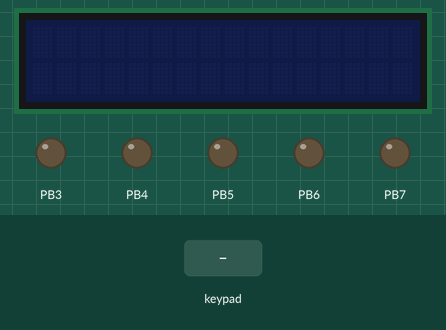
Bench run of a program on a simulated ATmega32, built with avr-gcc and emulated at 8 MHz. Parts: 16×2 character LCD, output pins drawn as LEDs (lit = HIGH). Wiring (inferred from the names in the program): 4×4 keypad with keys 7 8 9 / 4 5 6 * 1 2 3 - A 0 = +: rows PA0, PA1, PA2, PA3; columns PA4, PA5, PA6, PA7; character LCD (HD44780): RS PB0; R/W PB1; E PB2; data PC0, PC1, PC2, PC3, PC4, PC5, PC6, PC7. The inputs (shaded band) are chosen by the test bench. Pins used as bus, display or sensor lines are not drawn.

Above: at 1.2 s.
1.3 s: key 'A' pressed
At 1.65 s:
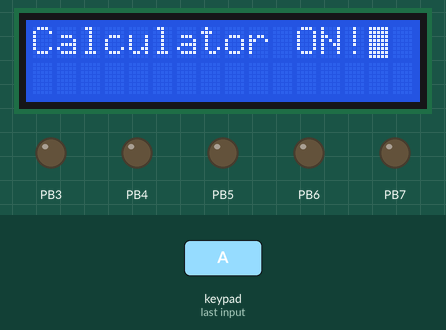
At 2.3 s:
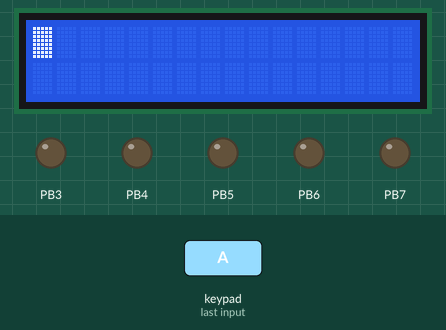
3.2 s: keypad keys 7 + 5 = pressed 0.4 s apart
At 5.6 s:
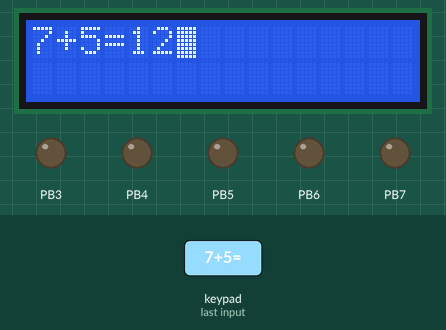
Timing chart, 0 to 7.1 s (numbered marks = the images above; inputs shaded):
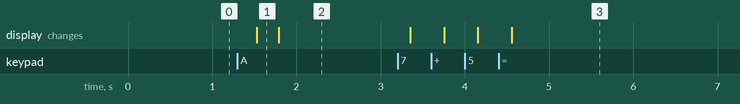

The program:

main.c
```c
#include<util/delay.h>

#include "../APPLICATION/APP.h"


int main(void)
{
	Calculator_Init();
	Calculator_start();
	while(1)
	{
		Application_start();
	}
}


/*
int main(void)
{
	u8 Local_pass='\0';
	u8 Password[4];
	u8 Counter=0;
	u8 UART_Counter=0;
	u8 flag=1;
	u8 Door_flag=1;
	u8 Received_data=0;
	u8 Received_data_2=0;
	KEYPAD_Init();
	CLCD_voidInit();
	USART_voidPinInit();
	USART_voidInit();
	while(1)
	{
		CLCD_voidSendString("Enter Password");
		CLCD_voidGoToXY(1,0);
		CLCD_voidSendString("To Open door");
		_delay_ms(2000);
		CLCD_voidClearDisplay();
		CLCD_voidSendString("Password:");
		while(flag==1)
		{
			while(Counter<=3)
			{
				Local_pass = KPD_u8GetPressedKey();
				while(Local_pass == '\0')
					{
						Local_pass = KPD_u8GetPressedKey();
					}
				CLCD_voidSendData(Local_pass);
				Password[Counter]=Local_pass;
				Counter++;
			}
				flag=0;
			}
		while(UART_Counter<=3)
			{
				if(Password[UART_Counter] != '\0')
				{
					USART_voidSend(Password[UART_Counter]);
					UART_Counter++;
				}
			}

			Received_data = USART_u8Receive();
			if(Received_data==1)
			{
				CLCD_voidClearDisplay();
				CLCD_voidSendString("Door is open");
				while(Door_flag==1)
				{
					Received_data_2= USART_u8Receive();
					if(Received_data_2==2)
					{
						CLCD_voidClearDisplay();
						CLCD_voidSendString("Door is Closed");
						Door_flag=0;
						_delay_ms(2000);
					}
				}
			}
			else if(Received_data==0)
			{
				CLCD_voidClearDisplay();
				CLCD_voidSendString("Wrong Password");
				_delay_ms(2000);
			}
			CLCD_voidClearDisplay();
			_delay_ms(2000);
			flag=1;
			UART_Counter=0;
			Counter=0;
			Door_flag=1;
	}

	CLCD_voidSendString("Enter Password");
	CLCD_voidGoToXY(1,0);
	CLCD_voidSendString("To Open door");
	_delay_ms(2000);
	CLCD_voidClearDisplay();
	CLCD_voidSendString("Password:");
	while(flag==1)
	{
		while(Counter<=3)
		{
			Local_pass = KPD_u8GetPressedKey();
			while(Local_pass == '\0')
				{
					Local_pass = KPD_u8GetPressedKey();
				}
			CLCD_voidSendData(Local_pass);
			Password[Counter]=Local_pass;
			Counter++;
		}
		flag=0;
	}
	while(UART_Counter<=3)
	{
		if(Password[UART_Counter] != '\0')
		{
			USART_voidSend(Password[UART_Counter]);
			UART_Counter++;
		}
	}

	Received_data = USART_u8Receive();
	if(Received_data==1)
	{
		CLCD_voidClearDisplay();
		CLCD_voidSendString("Door is open");
	}
	else if(Received_data==2)
	{
		CLCD_voidClearDisplay();
		CLCD_voidSendString("Door is Closed");
	}
	else
	{
		CLCD_voidClearDisplay();
		CLCD_voidSendString("Wrong Password");
	}

}
*/
```

APP.c
```c
#include "APP.h"
#include<util/delay.h>

/*Global variables*/


u8 Operation_type;
u8 Flag_1=1;
u8 Flag_2=1;
u8 Counter_1=0;
u8 Counter_2=0;
void Calculator_Init(void)
{
	KEYPAD_Init();
}

void Calculator_start(void)
{
	u8 Pressed_key='\0';
	while(Flag_1==1)
	{
		/*Check if the user press On on keypad then start Application*/
		do
			{
				Pressed_key=KPD_u8GetPressedKey();
			}while(Pressed_key=='\0');
			if(Pressed_key=='A')
			{
				CLCD_voidInit();
				CLCD_voidSendString("Calculator ON!");
				//CLCD_voidGoToXY(1,0);
			//	CLCD_SendNumber(123);
				_delay_ms(250);
				CLCD_voidClearDisplay();
				//Application_start();
				Flag_1=0;
			}
	}
}
void Application_start(void)
{
	u8 First_Operand[4]={0};
	u8 Second_Operand[4]={0};
	u16 Result=0;
	u8 Pressed_num_1='\0';
	u8 Pressed_num_2='\0';
	u8 Pressed_command='\0';
	/*Get First Number*/
	while(Flag_2==1)
	{
		do
		{
			Pressed_num_1=KPD_u8GetPressedKey();
		}while(Pressed_num_1=='\0');
		if(Pressed_num_1=='+'|| Pressed_num_1=='-'|| Pressed_num_1=='*'|| Pressed_num_1=='/') //check for operation sign
		{
			Operation_type=Pressed_num_1;
			CLCD_voidSendData(Pressed_num_1);
			break;
		}
		if(Pressed_num_1 == 'A') //check if the user want to restart application
		{
			CLCD_voidClearDisplay();
			Flag_2=0;
			break;
		}
		First_Operand[Counter_1]=Pressed_num_1;
		CLCD_SendNumber(Pressed_num_1);
		Counter_1++;
	}

	/*Get Second Number*/
	while(Flag_2==1)
	{
			do
			{
				Pressed_num_2=KPD_u8GetPressedKey();
			}while(Pressed_num_2=='\0');
			if(Pressed_num_2=='=') //check for equality sign to start calculations
			{
				CLCD_voidSendData(Pressed_num_2);
				break;
			}
			if(Pressed_num_2=='A') //check if the user want to restart application
			{
				CLCD_voidClearDisplay();
				Flag_2=0;
				break;
			}
			Second_Operand[Counter_2]=Pressed_num_2;
			CLCD_SendNumber(Pressed_num_2);
			Counter_2++;
	}

	/*Start the operation*/
	switch(Operation_type)
	{
		case '+':
			Result=Sum_Operation(First_Operand,Second_Operand,Counter_1,Counter_2);
			CLCD_SendNo(Result);
			break;
		case '-':
			Result=Sub_Operation(First_Operand,Second_Operand,Counter_1,Counter_2);
			CLCD_SendNo(Result);
			break;
		case '*':
			Result=Multiply_Operation(First_Operand,Second_Operand,Counter_1,Counter_2);
			CLCD_SendNo(Result);
			break;
		case '/':
			Result=Division_Operation(First_Operand,Second_Operand,Counter_1,Counter_2);
			CLCD_SendNo(Result);
			break;
	}
	/*Clear the used variables to avoid corruption data*/
	Result=0;
	Counter_1=0;
	Counter_2=0;
	/*Press clear button to clear display*/
	while(Flag_2==1)
	{
		do
		{
			Pressed_command=KPD_u8GetPressedKey();
		}while(Pressed_command=='\0');
		if(Pressed_command=='A')
		{
			CLCD_voidClearDisplay();
			break;
		}
	}
	/*when flag 2 = 0 then we are going to restart the Application again*/
	while(Flag_2==0)
	{
		Pressed_num_1=0;
		Pressed_num_2=0;
		Pressed_command=0;
		First_Operand[4]=0;
		Second_Operand[4]=0;
		CLCD_voidClearDisplay();
		Flag_2=1;
	}
}


/*Functions Operations*/
u16 Sum_Operation(u8 No_1[],u8 No_2[],u8 Counter_1,u8 Counter_2)
{
	u16 Number1=No_1[0];
	u16 Number2=No_2[0];
	u16 result=0;
	/*Get First Number*/
	for(u8 Counter=1;Counter<Counter_1;Counter++)
	{
		Number1= Number1*10+No_1[Counter];
	}
	/*Get Second Number*/
	for(u8 Counter=1;Counter<Counter_2;Counter++)
	{
		Number2= Number2*10+No_1[Counter];
	}
	/*Operation*/
	result= Number1+Number2;
	return result;
}
u16 Sub_Operation(u8 No_1[],u8 No_2[],u8 Counter_1,u8 Counter_2)
{
	u16 Number1=No_1[0];
	u16 Number2=No_2[0];
	u16 result=0;
	/*Get First Number*/
	for(u8 Counter=1;Counter<Counter_1;Counter++)
	{
		Number1= Number1*10+No_1[Counter];
	}
	/*Get Second Number*/
	for(u8 Counter=1;Counter<Counter_2;Counter++)
	{
		Number2= Number2*10+No_1[Counter];
	}
	/*Operation*/
	result= Number1-Number2;
	return result;
}
u16 Multiply_Operation(u8 No_1[],u8 No_2[],u8 Counter_1,u8 Counter_2)
{
	u16 Number1=No_1[0];
		u16 Number2=No_2[0];
		u16 result=0;
		/*Get First Number*/
		for(u8 Counter=1;Counter<Counter_1;Counter++)
		{
			Number1= Number1*10+No_1[Counter];
		}
		/*Get Second Number*/
		for(u8 Counter=1;Counter<Counter_2;Counter++)
		{
			Number2= Number2*10+No_1[Counter];
		}
		/*Operation*/
		result= Number1*Number2;
		return result;
}
u16 Division_Operation(u8 No_1[],u8 No_2[],u8 Counter_1,u8 Counter_2)
{
	u16 Number1=No_1[0];
		u16 Number2=No_2[0];
		u16 result=0;
		/*Get First Number*/
		for(u8 Counter=1;Counter<Counter_1;Counter++)
		{
			Number1= Number1*10+No_1[Counter];
		}
		/*Get Second Number*/
		for(u8 Counter=1;Counter<Counter_2;Counter++)
		{
			Number2= Number2*10+No_1[Counter];
		}
		/*Operation*/
		result= Number1/Number2;
		return result;

}
```

APP.h
```c
/*
 * APP.h
 *
 *  Created on: Jan 4, 2023
 *      Author: Dell
 */
#include"../COMMON/Bit_wise.h"
#include"../COMMON/STD_Types.h"
#include"../MCAL/DIO/DIO_Header/DIO_Interface.h"
#include"../HAL/Keypad/Keypad_interface.h"
#include"../HAL/LCD/CLCD_Interface.h"
#include<util/delay.h>

#ifndef APPLICATION_APP_H_
#define APPLICATION_APP_H_

void Calculator_Init(void);

void Calculator_start(void);

void Application_start(void);


u16 Sum_Operation(u8 No_1[],u8 No_2[],u8 Counter_1,u8 Counter_2);
u16 Sub_Operation(u8 No_1[],u8 No_2[],u8 Counter_1,u8 Counter_2);
u16 Multiply_Operation(u8 No_1[],u8 No_2[],u8 Counter_1,u8 Counter_2);
u16 Division_Operation(u8 No_1[],u8 No_2[],u8 Counter_1,u8 Counter_2);

#endif /* APPLICATION_APP_H_ */
```

Bit_wise.h
```c
/*
 * Bit_wise.h
 *
 *  Created on: Oct 21, 2022
 *      Author: Dell
 */

#ifndef  COMMON_BIT_WISE_H_
#define  COMMON_BIT_WISE_H_

#define SET_BIT(Register,Bit_No) (Register |=(1<<Bit_No))
#define CLR_BIT(Register,Bit_No) (Register &=(~(1<<Bit_No)))
#define TOG_BIT(Register,Bit_No) (Register ^=(1<<Bit_No))
#define GET_BIT(Register,Bit_No) ((Register>>Bit_No)&0x01)

#endif  /*COMMON_BIT_WISE_H_ */
```

Keypad_config.h
```c
/*
 * Keypad_config.h
 *
 *  Created on: Dec 27, 2022
 *      Author: Dell
 */

#ifndef HAL_KEYPAD_KEYPAD_CONFIG_H_
#define HAL_KEYPAD_KEYPAD_CONFIG_H_

#define KPD_PORT     DIO_u8PORTA

#define KPD_COLUMN0_PIN       DIO_u8PIN4
#define KPD_COLUMN1_PIN       DIO_u8PIN5
#define KPD_COLUMN2_PIN       DIO_u8PIN6
#define KPD_COLUMN3_PIN       DIO_u8PIN7


#define KPD_ROW0_PIN          DIO_u8PIN0
#define KPD_ROW1_PIN          DIO_u8PIN1
#define KPD_ROW2_PIN          DIO_u8PIN2
#define KPD_ROW3_PIN          DIO_u8PIN3

#define NOT_PRESSED  '\0'

#define KPD_ARR_VALUES      {{1,2,3,4},{5,6,7,8},{9,10,11,12},{13,14,15,16}}


#endif /* HAL_KEYPAD_KEYPAD_CONFIG_H_ */
```

CLCD_Config.h
```c
/*
 * LCD_Config.h
 *
 *  Created on: Dec 28, 2022
 *      Author: Dell
 */

#ifndef HAL_LCD_CLCD_CONFIG_H_
#define HAL_LCD_CLCD_CONFIG_H_

#define CLCD_DATA_PORT         DIO_u8PORTC

#define CLCD_CTRL_PORT         DIO_u8PORTB

#define CLCD_RS_PIN            DIO_u8PIN0
#define CLCD_RW_PIN            DIO_u8PIN1
#define CLCD_E_PIN             DIO_u8PIN2


#endif /* HAL_LCD_CLCD_CONFIG_H_ */
```

Keypad_interface.h
```c
/*
 * Keypad_interface.h
 *
 *  Created on: Dec 27, 2022
 *      Author: Dell
 */

#ifndef HAL_KEYPAD_KEYPAD_INTERFACE_H_
#define HAL_KEYPAD_KEYPAD_INTERFACE_H_

char KPD_u8GetPressedKey(void);

void KEYPAD_Init(void);

#endif /* HAL_KEYPAD_KEYPAD_INTERFACE_H_ */
```

Keypad_prorgram.c
```c
#include"../../COMMON/STD_Types.h"

#include"../../MCAL/DIO/DIO_Header/DIO_Interface.h"
//#include"../../MCAL/PORT/PORT_Header/PORT_Interface.h"
#include"Keypad_config.h"
#include"Keypad_interface.h"
#include"Keypad_private.h"
#include<util/delay.h>

void KEYPAD_Init(void)
{
	/*Define Row bins as Input*/
	DIO_u8SetPinDirection(DIO_u8PORTA,DIO_u8PIN0,DIO_u8PIN_INPUT);
	DIO_u8SetPinDirection(DIO_u8PORTA,DIO_u8PIN1,DIO_u8PIN_INPUT);
	DIO_u8SetPinDirection(DIO_u8PORTA,DIO_u8PIN2,DIO_u8PIN_INPUT);
	DIO_u8SetPinDirection(DIO_u8PORTA,DIO_u8PIN3,DIO_u8PIN_INPUT);
	/*Define column pins as OUTPUT*/
	DIO_u8SetPinDirection(DIO_u8PORTA,DIO_u8PIN4,DIO_u8PIN_OUTPUT);
	DIO_u8SetPinDirection(DIO_u8PORTA,DIO_u8PIN5,DIO_u8PIN_OUTPUT);
	DIO_u8SetPinDirection(DIO_u8PORTA,DIO_u8PIN6,DIO_u8PIN_OUTPUT);
	DIO_u8SetPinDirection(DIO_u8PORTA,DIO_u8PIN7,DIO_u8PIN_OUTPUT);
	/*Define Row bins as pulled up*/
	DIO_u8SetPinValue(DIO_u8PORTA,DIO_u8PIN0,DIO_u8PIN_HIGH);
	DIO_u8SetPinValue(DIO_u8PORTA,DIO_u8PIN1,DIO_u8PIN_HIGH);
	DIO_u8SetPinValue(DIO_u8PORTA,DIO_u8PIN2,DIO_u8PIN_HIGH);
	DIO_u8SetPinValue(DIO_u8PORTA,DIO_u8PIN3,DIO_u8PIN_HIGH);
	/*Define Columns pins as High*/
	DIO_u8SetPinValue(DIO_u8PORTA,DIO_u8PIN4,DIO_u8PIN_HIGH);
	DIO_u8SetPinValue(DIO_u8PORTA,DIO_u8PIN5,DIO_u8PIN_HIGH);
	DIO_u8SetPinValue(DIO_u8PORTA,DIO_u8PIN6,DIO_u8PIN_HIGH);
	DIO_u8SetPinValue(DIO_u8PORTA,DIO_u8PIN7,DIO_u8PIN_HIGH);
}


char KPD_u8GetPressedKey(void)
{
	char Local_u8PressedKey=NOT_PRESSED;
	u8 Local_u8ColumnIndex;
	u8 Local_u8RowIndex;
	//u8 Local_u8Pinstate;
	static u8 Local_u8KPDArr[4][4]={{7,8,9,'/'},{4,5,6,'*'},{1,2,3,'-'},{'A',0,'=','+'}};
	static u8 Local_u8KPDColumnArr[4]={4,5,6,7};
	static u8 Local_u8KPDRowArr[4]={0,1,2,3};

	//DIO_u8SetPinDirection(DIO_u8PORTC,DIO_u8PIN3,DIO_u8PIN_OUTPUT);

	for(Local_u8ColumnIndex=0;Local_u8ColumnIndex<4;Local_u8ColumnIndex++)
	{
		/*De-Activate current column*/
		DIO_u8SetPinValue(DIO_u8PORTA,Local_u8KPDColumnArr[Local_u8ColumnIndex],DIO_u8PIN_LOW);

		/*Check rows*/
		for(Local_u8RowIndex=0;Local_u8RowIndex<4;Local_u8RowIndex++)
		{
			/*Read current row*/
			//Local_u8Pinstate= DIO_u8GetPinValue(KPD_PORT,Local_u8KPDRowArr[Local_u8RowIndex]);
			/*check if switch is pressed*/
			if(DIO_u8GetPinValue(DIO_u8PORTA,Local_u8KPDRowArr[Local_u8RowIndex]) == DIO_u8PIN_LOW)
			{
				//DIO_u8SetPinValue(DIO_u8PORTC,DIO_u8PIN3,DIO_u8PIN_HIGH);

				_delay_ms(50);

				Local_u8PressedKey= Local_u8KPDArr[Local_u8RowIndex][Local_u8ColumnIndex];

				/*Busy waiting until button is released*/
				while(DIO_u8GetPinValue(DIO_u8PORTA,Local_u8KPDRowArr[Local_u8RowIndex])==DIO_u8PIN_LOW)
				{
					Local_u8PressedKey= Local_u8KPDArr[Local_u8RowIndex][Local_u8ColumnIndex];
				}
				/*return value of button pressed*/
				//return Local_u8PressedKey;
				//_delay_ms(5);

				break;
			}
		}

		/*Deactivate the current column*/
		DIO_u8SetPinValue(DIO_u8PORTA,Local_u8KPDColumnArr[Local_u8ColumnIndex],DIO_u8PIN_HIGH);
	}

	return Local_u8PressedKey;
}
```

CLCD_Interface.h
```c
/*
 * LCD_Interface.h
 *
 *  Created on: Dec 28, 2022
 *      Author: Dell
 */

#ifndef HAL_LCD_CLCD_INTERFACE_H_
#define HAL_LCD_CLCD_INTERFACE_H_

void CLCD_voidSendCommand(u8 Copy_u8Command);

void CLCD_voidSendData(u8 Copy_u8Data);

void CLCD_voidSendString(char *string);

//void CLCD_voidSendString(const char* ptr_string);
/*used to send array of numbers to lcd*/
void CLCD_voidSendNumber(u8 *Copy_u8Num);
/*used to send one number to lcd*/
void CLCD_SendNumber(u8 Number);
/*used to send large numbers to lcd*/
void CLCD_SendNo(u16 Number);

void CLCD_voidClearDisplay(void);

void CLCD_voidGoToXY(u8 Copy_u8XPos, u8 Copy_u8YPos);

void CLCD_voidInit(void);

void CLCD_voidStop(void);
void CLCD_voidWriteSpecialChar(u8 *Copy_u8Pattern, u8 Copy_u8PatternNumber, u8 Copy_u8XPos, u8 Copy_u8YPos);

#endif /* HAL_LCD_CLCD_INTERFACE_H_ */
```

CLCD_Program.c
```c
#include"../../COMMON/STD_Types.h"
#include"../../MCAL/DIO/DIO_Header/DIO_Interface.h"
#include"CLCD_Config.h"
#include"CLCD_Interface.h"
#include"CLCD_Private.h"
#include <util/delay.h>

void CLCD_voidSendCommand(u8 Copy_u8Command)
{
	/*set RS pin to low for sending commands*/
	DIO_u8SetPortDirection(CLCD_CTRL_PORT,DIO_u8PORT_OUTPUT);
	DIO_u8SetPinValue(CLCD_CTRL_PORT,CLCD_RS_PIN,DIO_u8PIN_LOW);

	/*SET RW pin to low for write*/
	DIO_u8SetPinValue(CLCD_CTRL_PORT,CLCD_RW_PIN,DIO_u8PIN_LOW);

	/*Send command to data pins*/
	DIO_u8SetPortDirection(CLCD_DATA_PORT,DIO_u8PORT_OUTPUT);
	DIO_u8SetPortValue(CLCD_DATA_PORT,Copy_u8Command);
	/*Send enable pulse*/
	DIO_u8SetPinValue(CLCD_CTRL_PORT,CLCD_E_PIN,DIO_u8PIN_HIGH);
	_delay_ms(2);
	DIO_u8SetPinValue(CLCD_CTRL_PORT,CLCD_E_PIN,DIO_u8PIN_LOW);
}

void CLCD_voidSendData(u8 Copy_u8Data)
{
	/*set RS pin to high for sending data*/

		DIO_u8SetPortDirection(CLCD_CTRL_PORT,DIO_u8PORT_OUTPUT);

		DIO_u8SetPinValue(CLCD_CTRL_PORT,CLCD_RS_PIN,DIO_u8PIN_HIGH);

		/*SET RW pin to low for write*/
		DIO_u8SetPinValue(CLCD_CTRL_PORT,CLCD_RW_PIN,DIO_u8PIN_LOW);

		/*Send data to data pins*/
		DIO_u8SetPortDirection(CLCD_DATA_PORT,DIO_u8PORT_OUTPUT);

		DIO_u8SetPortValue(CLCD_DATA_PORT,Copy_u8Data);
		/*Send enable pulse*/
		DIO_u8SetPinValue(CLCD_CTRL_PORT,CLCD_E_PIN,DIO_u8PIN_HIGH);
		_delay_ms(2);
		DIO_u8SetPinValue(CLCD_CTRL_PORT,CLCD_E_PIN,DIO_u8PIN_LOW);
}

void CLCD_voidInit(void)
{
	/*wait for more than 30 ms*/
	_delay_ms(40);

	/*Function set command: 2lines and 5*8 font size*/
	CLCD_voidSendCommand(0b00111000);

	/*Display on off control display enable,enable cursor and  blink cursor*/
	CLCD_voidSendCommand(0b00001111);

	/*clear display*/
	CLCD_voidSendCommand(0b00000001);


}

void CLCD_voidSendString(char *string)
{
	u8 counter;
	for(counter=0;string[counter]!=0;counter++)
	{
		CLCD_voidSendData(string[counter]);
	}
}
/*
void CLCD_voidSendString(const char* ptr_string)
{
	u8 Local_u8Counter=0;
	while(ptr_string[Local_u8Counter]!='\0')
	{
		CLCD_voidSendData(ptr_string[Local_u8Counter]);
		Local_u8Counter++;
	}
}

*/

void CLCD_voidSendNumber(u8 *Copy_u8Num)
{
	u8 Local_u8Counter;
	for(Local_u8Counter=0;Copy_u8Num[Local_u8Counter]!=0;Local_u8Counter++)
	{
		CLCD_voidSendData(Copy_u8Num[Local_u8Counter]+'0');
	}
}
void CLCD_SendNumber(u8 Number)
{
	CLCD_voidSendData(Number+'0');
}

void CLCD_SendNo(u16 Number)
{
	u8 arr[10],i=0,j=0;
	if(Number == 0)
	{
	  CLCD_voidSendData('0');
	}
	else
	{
	  while(Number)
	  {
		arr[i]=Number%10+'0';
		Number/=10;
		i++;
	  	}
		for(j=i;j>0;j--)
		{
		CLCD_voidSendData(arr[j-1]);
		}
	  }
}

void CLCD_voidClearDisplay(void)
{
	u8 data_clear_display= 0x01;
	CLCD_voidSendCommand(data_clear_display);
}


void CLCD_voidGoToXY(u8 Copy_u8XPos, u8 Copy_u8YPos)
{
	u8 Local_u8Address;
	if(Copy_u8XPos == 0)
	{
		Local_u8Address = Copy_u8YPos;
	}
	else if(Copy_u8XPos == 1)
	{
		Local_u8Address = Copy_u8YPos + 0x40;
	}
	//128 Is added to the address to set the most significant bit by 1 according to DDRAM address instruction
	CLCD_voidSendCommand(Local_u8Address+128);
}

void CLCD_voidWriteSpecialChar(u8 *Copy_u8Pattern, u8 Copy_u8PatternNumber, u8 Copy_u8XPos, u8 Copy_u8YPos)
{
	u8 Local_u8Iterator;
	/*first calculate CGRAM address whose each block is 8 bytes*/
	u8 Local_u8CGRamAddress =0;
	Local_u8CGRamAddress = Copy_u8PatternNumber*8;

	/*Access CGRAM block using function Send command by setting bit 6 and clearing bit7*/
	CLCD_voidSendCommand(Local_u8CGRamAddress+64);
	/*Write the pattern into CG ram*/
	for(Local_u8Iterator=0;Local_u8Iterator<8;Local_u8Iterator++)
	{
		CLCD_voidSendData(Copy_u8Pattern[Local_u8Iterator]);
	}

	/*Access the DDRAM again To display the pattern since the gotoxy function is carrying a function to access DDRAM*/
	CLCD_voidGoToXY(Copy_u8XPos,Copy_u8YPos);
	/*Display the pattern written in the CG RAM*/
	CLCD_voidSendData(Copy_u8PatternNumber);


}

void CLCD_voidStop(void)
{
	/*wait for more than 30 ms*/
		_delay_ms(40);

		/*Function set command: 2lines and 5*8 font size*/
		CLCD_voidSendCommand(0b00111000);

		/*Display on off control display disable,disable cursor and no blink cursor*/
		CLCD_voidSendCommand(0b00001000);

		/*clear display*/
		CLCD_voidSendCommand(0b00000001);
}
```

STD_Types.h
```c
/*
 * STD_Types.h
 *
 *  Created on: Oct 21, 2022
 *      Author: Dell
 */

#ifndef COMMON_STD_TYPES_H_
#define COMMON_STD_TYPES_H_

typedef unsigned char   u8;
typedef signed char     s8;

typedef unsigned short int   u16;
typedef signed short int     s16;

typedef unsigned long int     u32;
typedef signed long int       s32;

typedef float f32;
typedef double f64;

#define NULL                0
#define NULL_POINTER        0

#define OK             0
#define NOK            1
#define NULL_Pointer   2
#define BUSY_FUNC      3


#endif /* COMMON_STD_TYPES_H_ */
```

Source omitted: Keypad_private.h (250 bytes), CLCD_Private.h (182 bytes), DIO_Interface.h (1207 bytes), DIO_Register.h (812 bytes), DIO_Program.c (3826 bytes)

Measured:
- after the input at 1.3 s, the display: changes after 0.23 s (image 1)
- after the input at 3.2 s, the display: first changes after 0.15 s (image 3 shows a later state)
